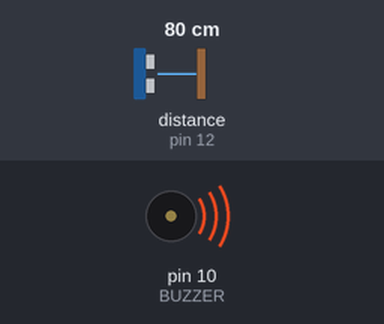
Recording of a sketch running on a simulated Arduino Uno, built with avr-gcc and run on an emulated ATmega328P. Shown: buzzer (waves = sounding, pin HIGH). The inputs (shaded band) are chosen by the test bench; at power-on: distance to the obstacle (sensor on pin 12) 80 cm. The echo pulse lasts 58.3 µs per cm.

Above: at 1.2 s.
1.3 s: distance to the obstacle (sensor on pin 12) set to 94 cm
2.8 s: distance to the obstacle (sensor on pin 12) set to 103 cm
At 4.0 s:
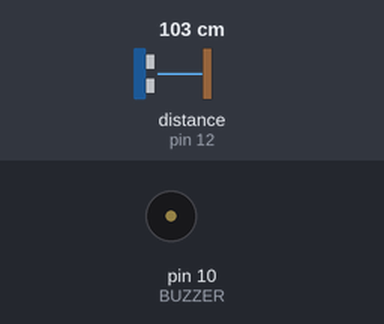
4.3 s: distance to the obstacle (sensor on pin 12) set to 2 cm
At 4.9 s:
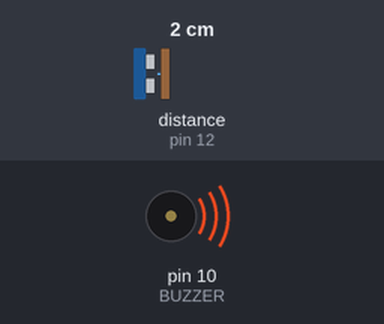
5.8 s: distance to the obstacle (sensor on pin 12) set to 120 cm
At 7.2 s:
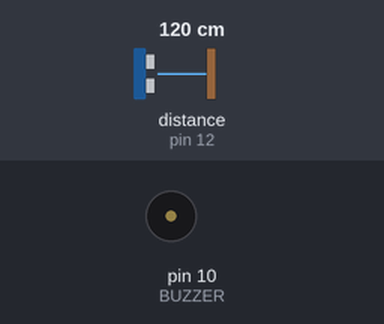
Timing chart, 0 to 8.3 s (numbered marks = the images above; inputs shaded):
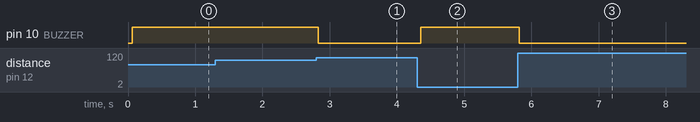

The sketch:

ultrasonic-sensor.ino
```cpp
// ProCodeCG Kids Arduino Handout 7.0 - Ultrasonic sensor

#include <NewPing.h>

#define TRIG 11
#define ECHO 12
#define BUZZER 10
#define MAX_DIST 110

NewPing sonar(TRIG, ECHO, MAX_DIST);

void setup() {
  Serial.begin(9600);

  pinMode(BUZZER, OUTPUT);
}

void loop() {
  delay(60);
  unsigned int cm = sonar.ping_cm();
  if (cm <= 100 && cm != 0) digitalWrite(BUZZER, HIGH);
  else digitalWrite(BUZZER, LOW);
}
```

Measured:
- the behaviour switches between 98 and 99 cm on distance to the obstacle (sensor on pin 12) (found by bisection; images 0 and 1)
- after the input at 1.3 s, every drawn part: stays the same
- after the input at 2.8 s, pin 10 (BUZZER): HIGH → LOW at once
- after the input at 4.3 s, pin 10 (BUZZER): LOW → HIGH after 0.06 s
- after the input at 5.8 s, pin 10 (BUZZER): HIGH → LOW at once
